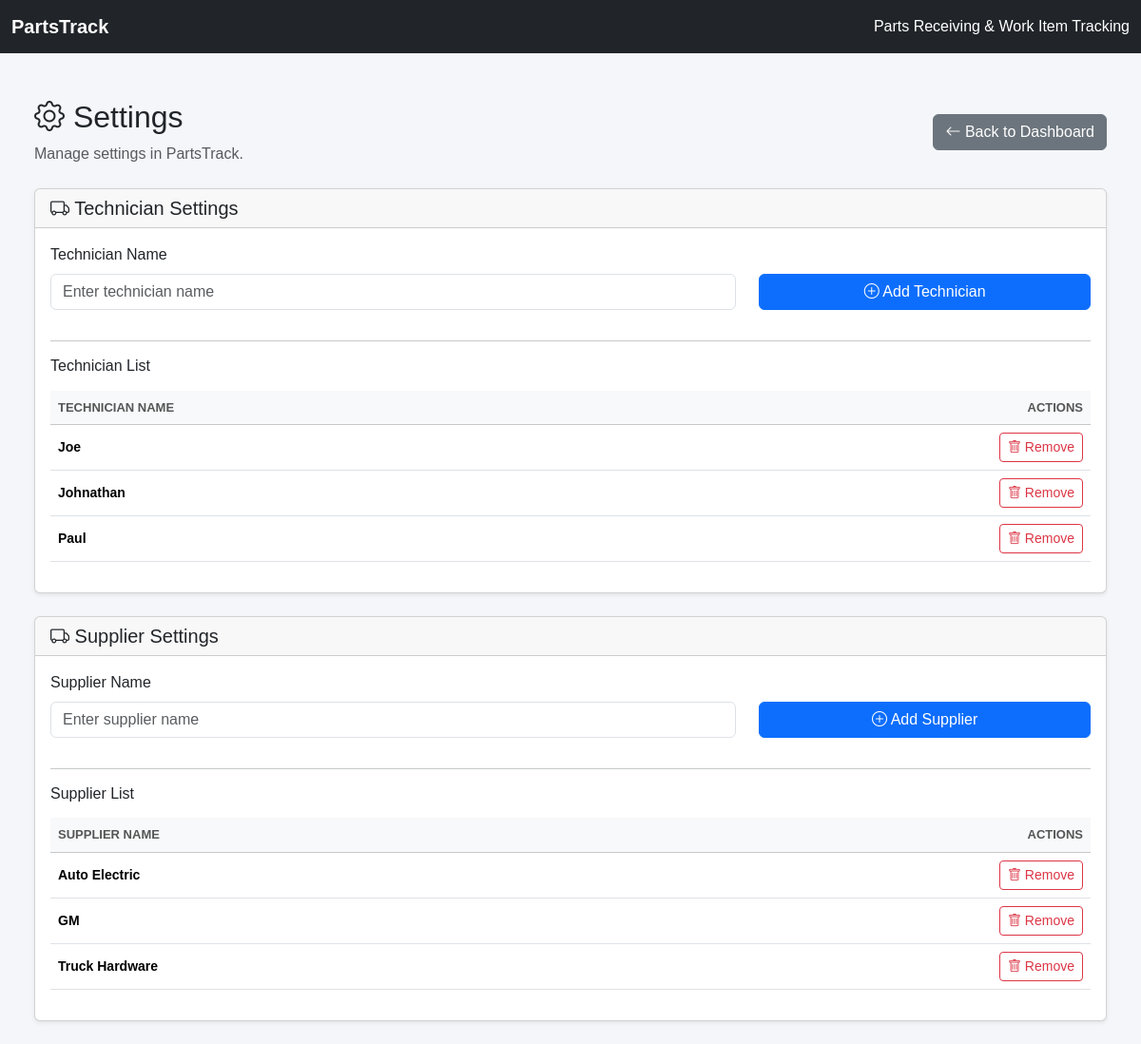
The app's page /settings/technicians with its own data.
### app/models.py (models this page shows, shortened)
class Technician(db.Model):
    id = db.Column(db.Integer, primary_key=True)
    name = db.Column(db.String(100), unique=True, nullable=False)

class Supplier(db.Model):
    id = db.Column(db.Integer, primary_key=True)
    name = db.Column(db.String(150), unique=True, nullable=False)

### app/routes.py (the view)
@main.route("/settings/technicians")
def technician_settings():
    technicians = Technician.query.order_by(
        Technician.name.asc()
    ).all()
    suppliers = Supplier.query.order_by(
        Supplier.name.asc()
    ).all()
    return render_template(
        "technician_settings.html",
        technicians=technicians,
        suppliers=suppliers
    )

### app/templates/technician_settings.html (shortened to what this page needs)
{% extends "base.html" %}
{% block content %}
<div class="container-fluid mt-4">
    <div class="d-flex justify-content-between align-items-center mb-4">
        <div>
            <h2>
                <i class="bi bi-gear"></i>
                Settings
            </h2>
            <p class="text-muted mb-0">
                Manage settings in PartsTrack.
            </p>
        </div>
        <a href="{{ url_for('main.dashboard') }}"
           class="btn btn-secondary">
            <i class="bi bi-arrow-left"></i>
            Back to Dashboard
        </a>
    </div>
    <div class="card shadow-sm mt-4">
        <div class="card-header">
            <h5 class="mb-0">
                <i class="bi bi-truck"></i>
                Technician Settings
            </h5>
        </div>
        <div class="card-body">
            <form method="POST"
                action="{{ url_for('main.add_technician') }}">
                <div class="row align-items-end">
                    <div class="col-md-8 mb-3">
                        <label for="technician_name" class="form-label">
                            Technician Name
                        </label>
                        <input type="text"
                            class="form-control"
                            id="technician_name"
                            name="name"
                            placeholder="Enter technician name"
                            maxlength="150"
                            required>
                    </div>
                    <div class="col-md-4 mb-3">
                        <button type="submit"
                                class="btn btn-primary w-100">
                            <i class="bi bi-plus-circle"></i>
                            Add Technician
                        </button>
                    </div>
                </div>
            </form>
            <hr>
            <h6 class="mb-3">Technician List</h6>
            {% if technicians %}
                <div class="table-responsive">
                    <table class="table table-hover align-middle">
                        <thead class="table-light">
                            <tr>
                                <th>Technician Name</th>
                                <th class="text-end">Actions</th>
                            </tr>
                        </thead>
                        <tbody>
                            {% for technician in technicians %}
                                <tr>
                                    <td>
                                        <strong>
                                            {{ technician.name }}
                                        </strong>
                                    </td>
                                    <td class="text-end">
                                        <form method="POST"
                                            action="{{ url_for('main.delete_technician', technician_id=technician.id) }}"
                                            class="d-inline"
                                            onsubmit="return confirm('Remove {{ technician.name }} from the technician list?');">
                                            <button type="submit"
                                                    class="btn btn-sm btn-outline-danger">
                                                <i class="bi bi-trash"></i>
                                                Remove
                                            </button>
                                        </form>
                                    </td>
                                </tr>
                            {% endfor %}
                        </tbody>
                    </table>
                </div>
            {% else %}
                <div class="alert alert-info mb-0">
                    <i class="bi bi-info-circle"></i>
                    No technicians have been added yet.
                </div>
            {% endif %}
        </div>
    </div>
    <div class="card shadow-sm mt-4">
        <div class="card-header">
            <h5 class="mb-0">
                <i class="bi bi-truck"></i>
                Supplier Settings
            </h5>
        </div>
        <div class="card-body">
            <form method="POST"
                action="{{ url_for('main.add_supplier') }}">
                <div class="row align-items-end">
                    <div class="col-md-8 mb-3">
                        <label for="supplier_name" class="form-label">
                            Supplier Name
                        </label>
                        <input type="text"
                            class="form-control"
                            id="supplier_name"
                            name="name"
                            placeholder="Enter supplier name"
                            maxlength="150"
                            required>
                    </div>
                    <div class="col-md-4 mb-3">
                        <button type="submit"
                                class="btn btn-primary w-100">
                            <i class="bi bi-plus-circle"></i>
                            Add Supplier
                        </button>
                    </div>
                </div>
            </form>
            <hr>
            <h6 class="mb-3">Supplier List</h6>
            {% if suppliers %}
                <div class="table-responsive">
                    <table class="table table-hover align-middle">
                        <thead class="table-light">
                            <tr>
                                <th>Supplier Name</th>
                                <th class="text-end">Actions</th>
                            </tr>
                        </thead>
                        <tbody>
                            {% for supplier in suppliers %}
                                <tr>
                                    <td>
                                        <strong>
                                            {{ supplier.name }}
                                        </strong>
                                    </td>
                                    <td class="text-end">
                                        <form method="POST"
                                            action="{{ url_for('main.delete_supplier', supplier_id=supplier.id) }}"
                                            class="d-inline"
                                            onsubmit="return confirm('Remove {{ supplier.name }} from the supplier list?');">
                                            <button type="submit"
                                                    class="btn btn-sm btn-outline-danger">
                                                <i class="bi bi-trash"></i>
                                                Remove
                                            </button>
                                        </form>
                                    </td>
                                </tr>
                            {% endfor %}
                        </tbody>
                    </table>
                </div>
            {% else %}
                <div class="alert alert-info mb-0">
                    <i class="bi bi-info-circle"></i>
                    No suppliers have been added yet.
                </div>
            {% endif %}
        </div>
    </div>
</div>
{% endblock %}

### app/static/css/style.css (style rules this page uses)
body { background-color: #f4f6f9; font-family: Arial, sans-serif; }
.table th { font-size: 13px; text-transform: uppercase; color: #555; }
.table td { font-size: 14px; }

### records on screen
Technician: name "Joe"
Technician: name "Johnathan"
Technician: name "Paul"
Supplier: name "Auto Electric"
Supplier: name "GM"
Supplier: name "Truck Hardware"
